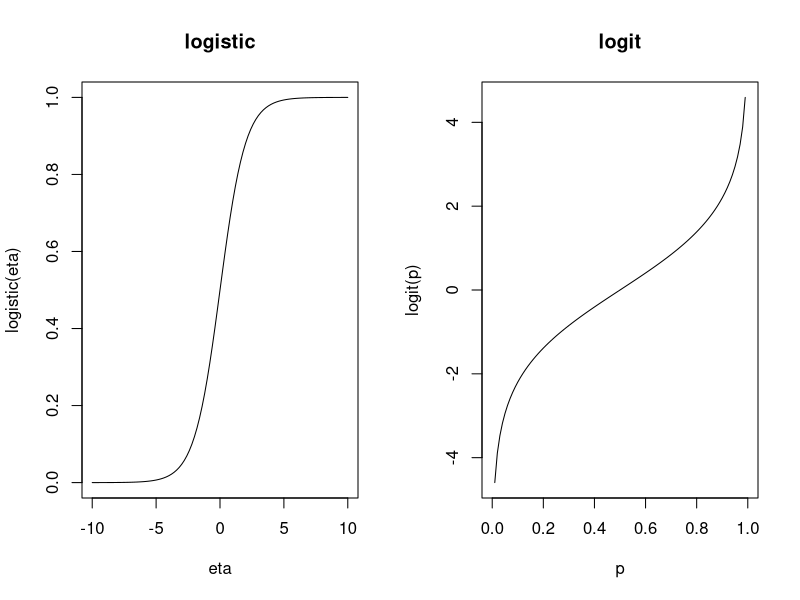

Generate this figure with R:
## ---- chunk 1
# automatically create a bib database for R packages
knitr::write_bib(c(
  .packages(), 'bookdown', 'knitr', 'rmarkdown'
), 'packages.bib')
knitr::opts_chunk$set(echo = TRUE, eval=TRUE, prompt=TRUE, collapse = TRUE, message = FALSE, warning = FALSE)
## ---- chunk 2
par(mfrow=c(1,2))
curve(exp(x)/(1+exp(x)), from=-10, to=10, ylab="logistic(eta)", xlab="eta")
title("logistic")
curve(log(x/(1-x)), from=0, to=1,  xlab="p", ylab="logit(p)")
title("logit")
